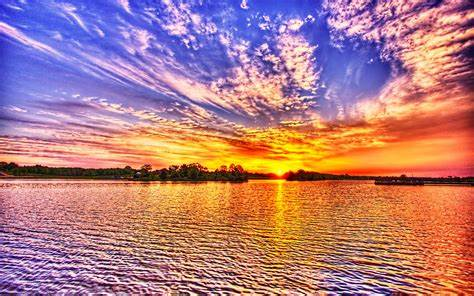
#> input picture image.jpg, 474 x 296 px
$ python Zadanie10.py
#> lines starting #> are read from the running program, lines starting #| are printed output that depends on the picture
import cv2
import imutils

obraz = cv2.imread('image.jpg')
#> obraz is the input picture: shape (296, 474, 3); mean B, G, R 128.6, 125.4, 178.6

if obraz is None:
    print("Nie udało się załadować obrazu!")
else:
    nowy_obraz = imutils.resize(obraz, width=800)
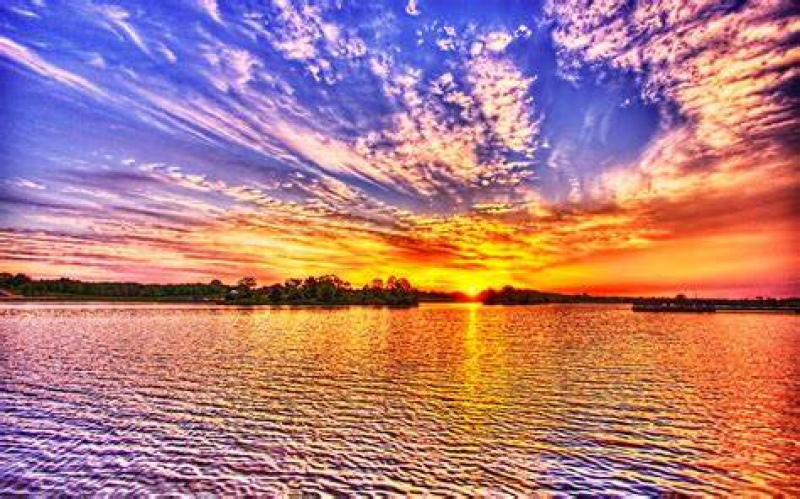
#> nowy_obraz: shape (499, 800, 3); mean B, G, R 128.5, 125.3, 178.6
    cv2.imwrite('resized_output.jpg', nowy_obraz)
    cv2.imshow('Powiekszony obraz', nowy_obraz)
    cv2.waitKey(0)
    cv2.destroyAllWindows()

$ run again, with blue.jpg copied over image.jpg
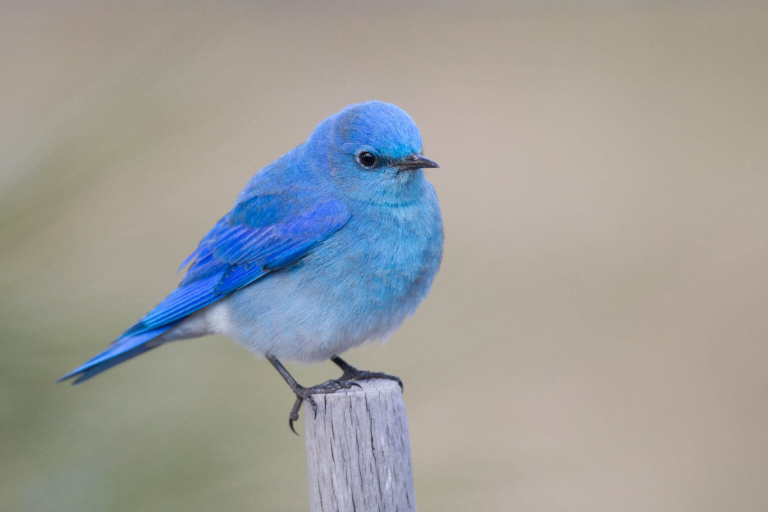
#> input picture blue.jpg, 1536 x 1024 px (shown at 1/2 size)
#> obraz is the input picture: shape (1024, 1536, 3); mean B, G, R 155.8, 157.8, 157.8
#> `nowy_obraz = imutils.resize(obraz, width=800)`:
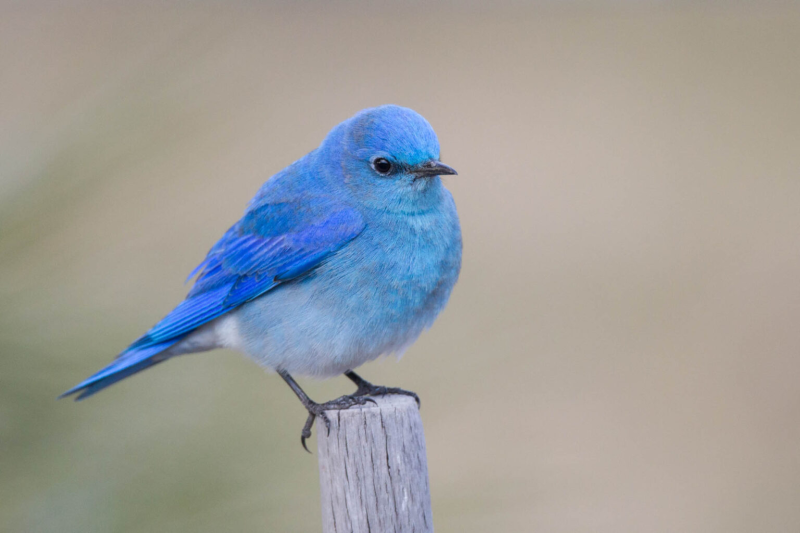
#> nowy_obraz: shape (533, 800, 3); mean B, G, R 155.8, 157.8, 157.8

$ run again, with blue_channel.jpg copied over image.jpg
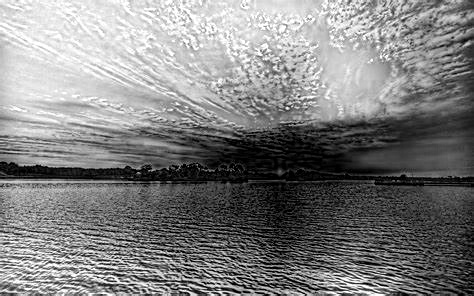
#> input picture blue_channel.jpg, 474 x 296 px
#> obraz is the input picture: shape (296, 474, 3); min 0, max 255, mean 128.6
#> `nowy_obraz = imutils.resize(obraz, width=800)`:
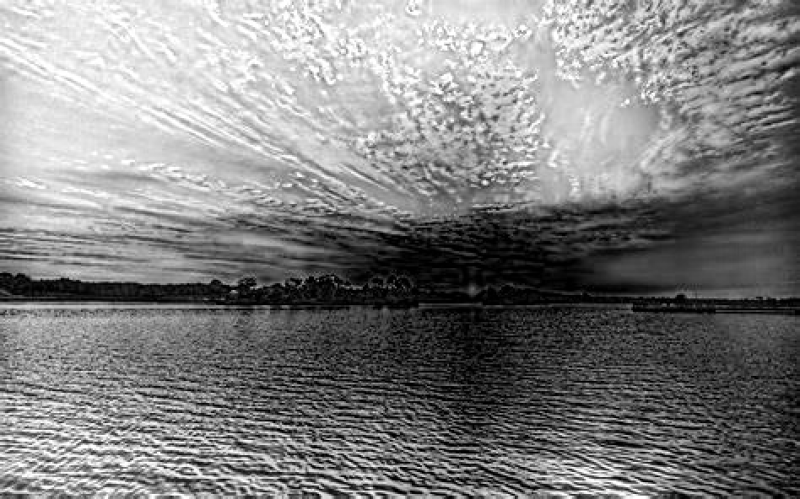
#> nowy_obraz: shape (499, 800, 3); min 0, max 255, mean 128.5
